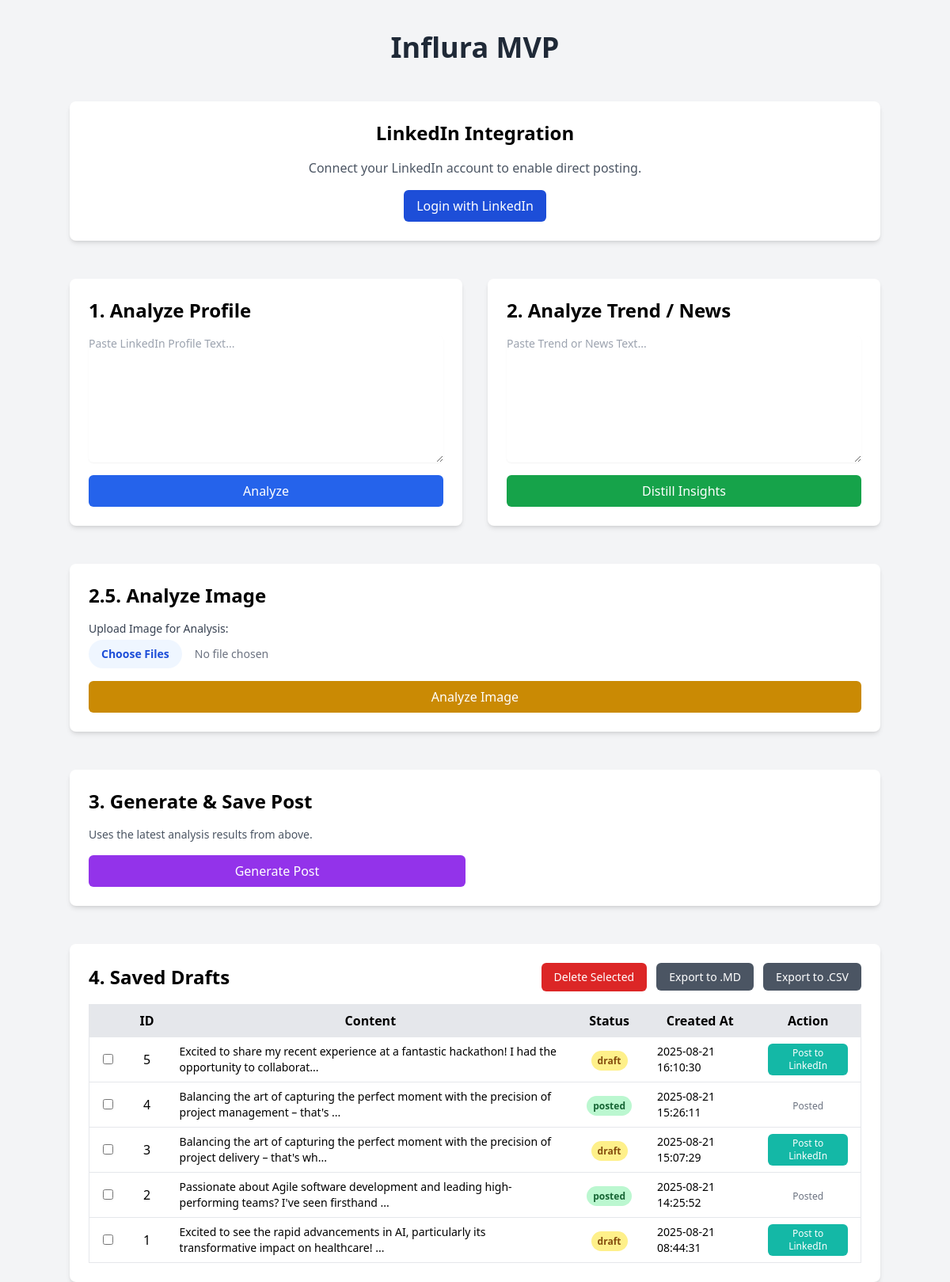
Before: / with the older database file.
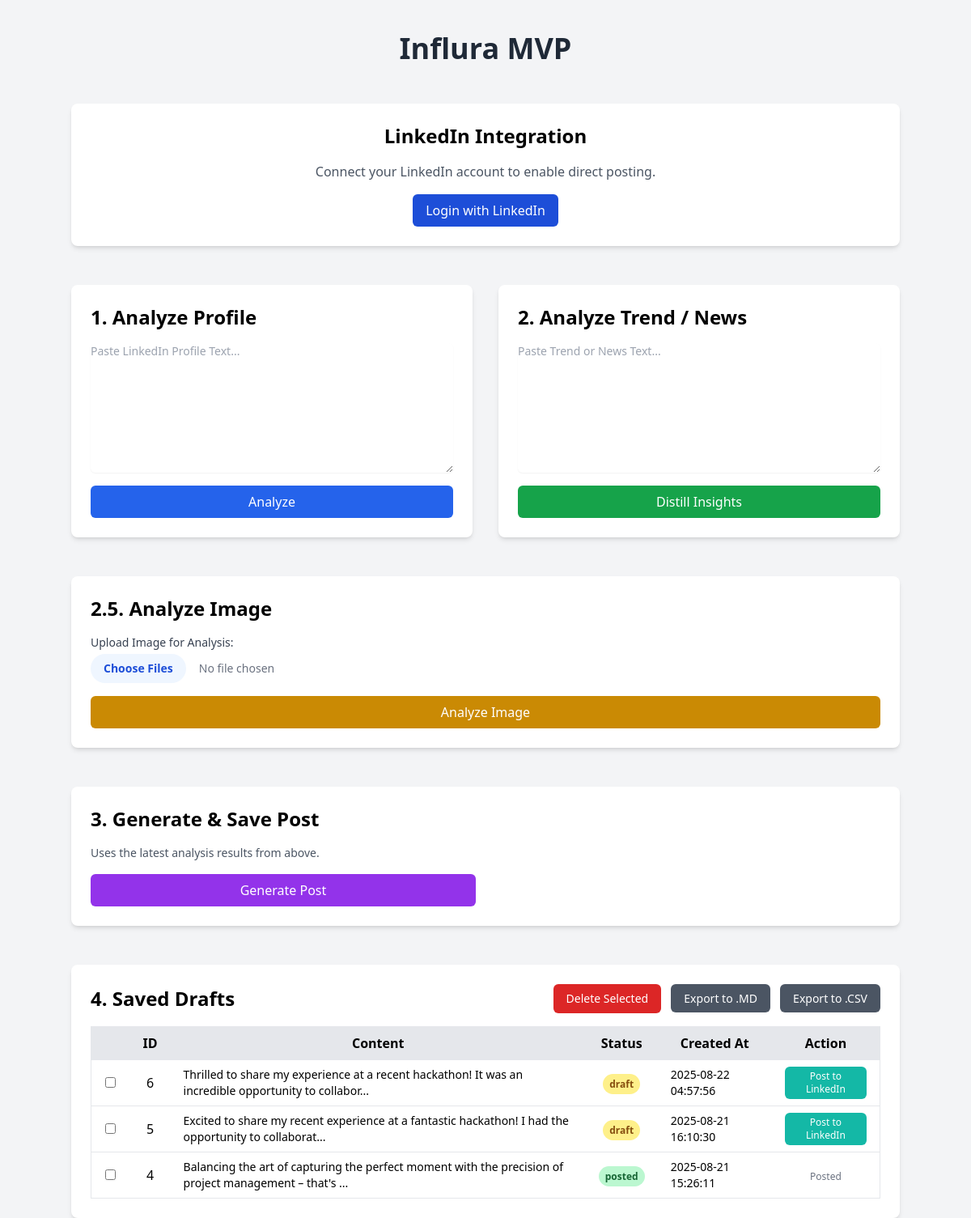
After: the same page with the newer database file.
### tables this page shows
CREATE TABLE posts (
    id INTEGER PRIMARY KEY AUTOINCREMENT,
    content TEXT NOT NULL,
    hashtags TEXT,
    status TEXT NOT NULL DEFAULT 'draft', -- e.g., 'draft', 'posted'
    created_at TIMESTAMP DEFAULT CURRENT_TIMESTAMP,
    posted_at TIMESTAMP
);

### app/main.py (the view)
@app.get("/", response_class=HTMLResponse)
def read_root(request: Request):
    saved_posts = list_posts()
    context = {
        "request": request,
        "profile_summary": latest_analysis.get("profile_summary"),
        "trend_insights": latest_analysis.get("trend_insights"),
        "generated_post": latest_analysis.get("generated_post"),
        "saved_posts": saved_posts,
        "image_analysis": latest_analysis.get("image_analysis"), # Pass image analysis to template
    }
    return templates.TemplateResponse("index.html", context)

### app/templates/index.html (shortened to what this page needs)
{% extends "base.html" %}
{% block content %}
<div class="space-y-12">
    <h1 class="text-4xl font-bold text-center text-gray-800">Influra MVP</h1>
    <div class="bg-white p-6 rounded-lg shadow-md text-center">
        <h2 class="text-2xl font-semibold mb-4">LinkedIn Integration</h2>
        {% if request.session.linkedin_token %}
        <p class="text-green-600 font-semibold">&#x2713; Connected to LinkedIn</p>
        {% else %}
        <p class="text-gray-600 mb-4">Connect your LinkedIn account to enable direct posting.</p>
        <a href="/auth/login" class="inline-block bg-blue-700 text-white py-2 px-4 rounded-md hover:bg-blue-800">Login with LinkedIn</a>
        {% endif %}
    </div>
    <div class="grid grid-cols-1 lg:grid-cols-2 gap-8">
        <div class="bg-white p-6 rounded-lg shadow-md">
            <h2 class="text-2xl font-semibold mb-4">1. Analyze Profile</h2>
            <form action="/profile/analyze" method="post">
                <textarea name="text" rows="8" class="mt-1 block w-full rounded-md border-gray-300 shadow-sm focus:border-indigo-500 focus:ring-indigo-500 sm:text-sm" placeholder="Paste LinkedIn Profile Text..."></textarea>
                <button type="submit" class="mt-4 w-full bg-blue-600 text-white py-2 px-4 rounded-md hover:bg-blue-700">Analyze</button>
            </form>
        </div>
        <div class="bg-white p-6 rounded-lg shadow-md">
            <h2 class="text-2xl font-semibold mb-4">2. Analyze Trend / News</h2>
            <form action="/trends/analyze" method="post">
                <textarea name="text" rows="8" class="mt-1 block w-full rounded-md border-gray-300 shadow-sm focus:border-indigo-500 focus:ring-indigo-500 sm:text-sm" placeholder="Paste Trend or News Text..."></textarea>
                <button type="submit" class="mt-4 w-full bg-green-600 text-white py-2 px-4 rounded-md hover:bg-green-700">Distill Insights</button>
            </form>
        </div>
    </div>
    <div class="bg-white p-6 rounded-lg shadow-md">
        <h2 class="text-2xl font-semibold mb-4">2.5. Analyze Image</h2>
        <form action="/image/analyze" method="post" enctype="multipart/form-data">
            <label for="image_file" class="block text-sm font-medium text-gray-700">Upload Image for Analysis:</label>
            <input type="file" name="images" id="image_file" accept="image/*" multiple class="mt-1 block w-full text-sm text-gray-500 file:mr-4 file:py-2 file:px-4 file:rounded-full file:border-0 file:text-sm file:font-semibold file:bg-blue-50 file:text-blue-700 hover:file:bg-blue-100"/>
            <button type="submit" class="mt-4 w-full bg-yellow-600 text-white py-2 px-4 rounded-md hover:bg-yellow-700">Analyze Image</button>
        </form>
    </div>
    <div class="bg-white p-6 rounded-lg shadow-md">
        <h2 class="text-2xl font-semibold mb-4">3. Generate & Save Post</h2>
        <div class="grid grid-cols-1 md:grid-cols-2 gap-6">
            <form action="/post/generate" method="post">
                <p class="text-sm text-gray-600 mb-4">Uses the latest analysis results from above.</p>
                <button type="submit" class="w-full bg-purple-600 text-white py-2 px-4 rounded-md hover:bg-purple-700">Generate Post</button>
            </form>
        </div>
    </div>
    <div class="bg-white p-6 rounded-lg shadow-md">
        <form id="delete-drafts-form" action="/posts/delete" method="post">
            <div class="flex justify-between items-center mb-4">
                <h2 class="text-2xl font-semibold">4. Saved Drafts</h2>
                <div class="space-x-2">
                    <button type="submit" class="bg-red-600 text-white py-2 px-4 rounded-md hover:bg-red-700 text-sm">Delete Selected</button>
                    <a href="/export/md" class="bg-gray-600 text-white py-2 px-4 rounded-md hover:bg-gray-700 text-sm">Export to .MD</a>
                    <a href="/export/csv" class="bg-gray-600 text-white py-2 px-4 rounded-md hover:bg-gray-700 text-sm">Export to .CSV</a>
                </div>
            </div>
            <div class="overflow-x-auto">
                <table class="min-w-full bg-white border">
                    <thead class="bg-gray-200">
                        <tr>
                            <th class="py-2 px-4 border-b w-12"></th>
                            <th class="py-2 px-4 border-b">ID</th>
                            <th class="py-2 px-4 border-b">Content</th>
                            <th class="py-2 px-4 border-b">Status</th>
                            <th class="py-2 px-4 border-b">Created At</th>
                            <th class="py-2 px-4 border-b">Action</th>
                        </tr>
                    </thead>
                    <tbody>
                        {% for post in saved_posts %}
                        <tr class="hover:bg-gray-50">
                            <td class="py-2 px-4 border-b text-center">
                                <input type="checkbox" name="post_ids" value="{{ post.id }}" class="rounded border-gray-300 text-indigo-600 shadow-sm focus:border-indigo-300 focus:ring focus:ring-indigo-200 focus:ring-opacity-50">
                            </td>
                            <td class="py-2 px-4 border-b text-center">{{ post.id }}</td>
                            <td class="py-2 px-4 border-b text-sm">{{ post.content[:100] }}...</td>
                            <td class="py-2 px-4 border-b text-center"><span class="px-2 py-1 text-xs font-semibold rounded-full {{ 'bg-green-200 text-green-800' if post.status == 'posted' else 'bg-yellow-200 text-yellow-800' }}">{{ post.status }}</span></td>
                            <td class="py-2 px-4 border-b text-sm">{{ post.created_at }}</td>
                            <td class="py-2 px-4 border-b text-center">
                                {% if post.status == 'draft' %}
                                <form action="/posts/{{ post.id }}/share" method="post" class="inline-block">
                                    <button type="submit" class="bg-teal-500 text-white py-1 px-3 rounded-md hover:bg-teal-600 text-xs">Post to LinkedIn</button>
                                </form>
                                {% else %}
                                <span class="text-gray-500 text-xs">Posted</span>
                                {% endif %}
                            </td>
                        </tr>
                        {% else %}
                        <tr>
                            <td colspan="6" class="py-4 px-4 text-center text-gray-500">No drafts saved yet.</td>
                        </tr>
                        {% endfor %}
                    </tbody>
                </table>
            </div>
        </form>
    </div>
</div>
{% endblock %}

### app/templates/base.html (shortened to what this page needs)
<!DOCTYPE html>
<html lang="en">
<head>
    <script src="https://cdn.tailwindcss.com"></script>
</head>
<body class="bg-gray-100">
    <div class="container mx-auto mt-10">
        {% block content %}{% endblock %}
    </div>
</body>
</html>

Changed rows visible on the page:
removed posts: id "3", content "Balancing the art of capturing the perfect moment with the precision of project delivery – that's wh", status "draft", created_at "2025-08-21 15:07:29"
removed posts: id "2", content "Passionate about Agile software development and leading high-performing teams? I've seen firsthand", status "posted", created_at "2025-08-21 14:25:52", shows "Posted"
removed posts: id "1", content "Excited to see the rapid advancements in AI, particularly its transformative impact on healthcare!", status "draft", created_at "2025-08-21 08:44:31"
added posts: id "6", content "Thrilled to share my experience at a recent hackathon! It was an incredible opportunity to collabor", status "draft", created_at "2025-08-22 04:57:56"
